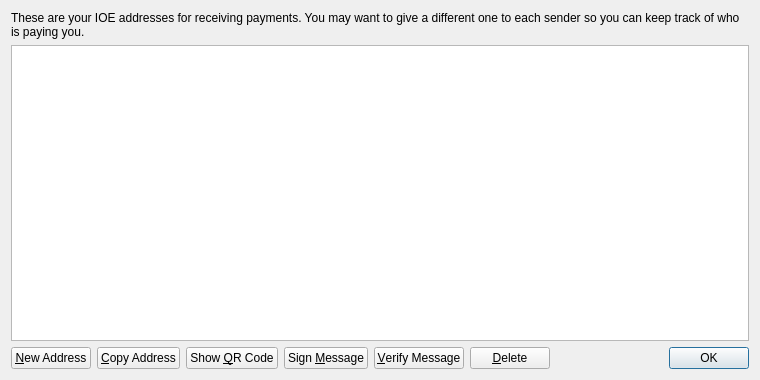
<?xml version="1.0" encoding="UTF-8"?>
<ui version="4.0">
 <class>AddressBookPage</class>
 <widget class="QWidget" name="AddressBookPage">
  <property name="geometry">
   <rect>
    <x>0</x>
    <y>0</y>
    <width>760</width>
    <height>380</height>
   </rect>
  </property>
  <property name="windowTitle">
   <string>Address Book</string>
  </property>
  <layout class="QVBoxLayout" name="verticalLayout">
   <item>
    <widget class="QLabel" name="labelExplanation">
     <property name="text">
      <string>These are your IOE addresses for receiving payments. You may want to give a different one to each sender so you can keep track of who is paying you.</string>
     </property>
     <property name="textFormat">
      <enum>Qt::PlainText</enum>
     </property>
     <property name="wordWrap">
      <bool>true</bool>
     </property>
    </widget>
   </item>
   <item>
    <widget class="QTableView" name="tableView">
     <property name="contextMenuPolicy">
      <enum>Qt::CustomContextMenu</enum>
     </property>
     <property name="toolTip">
      <string>Double-click to edit address or label</string>
     </property>
     <property name="tabKeyNavigation">
      <bool>false</bool>
     </property>
     <property name="alternatingRowColors">
      <bool>true</bool>
     </property>
     <property name="selectionMode">
      <enum>QAbstractItemView::SingleSelection</enum>
     </property>
     <property name="selectionBehavior">
      <enum>QAbstractItemView::SelectRows</enum>
     </property>
     <property name="sortingEnabled">
      <bool>true</bool>
     </property>
     <attribute name="verticalHeaderVisible">
      <bool>false</bool>
     </attribute>
    </widget>
   </item>
   <item>
    <layout class="QHBoxLayout" name="horizontalLayout">
     <item>
      <widget class="QPushButton" name="newAddressButton">
       <property name="toolTip">
        <string>Create a new address</string>
       </property>
       <property name="text">
        <string>&amp;New Address</string>
       </property>
       <property name="icon">
        <iconset resource="../bitcoin.qrc">
         <normaloff>:/icons/add</normaloff>:/icons/add</iconset>
       </property>
      </widget>
     </item>
     <item>
      <widget class="QPushButton" name="copyToClipboard">
       <property name="toolTip">
        <string>Copy the currently selected address to the system clipboard</string>
       </property>
       <property name="text">
        <string>&amp;Copy Address</string>
       </property>
       <property name="icon">
        <iconset resource="../bitcoin.qrc">
         <normaloff>:/icons/editcopy</normaloff>:/icons/editcopy</iconset>
       </property>
      </widget>
     </item>
     <item>
      <widget class="QPushButton" name="showQRCode">
       <property name="text">
        <string>Show &amp;QR Code</string>
       </property>
       <property name="icon">
        <iconset resource="../bitcoin.qrc">
         <normaloff>:/icons/qrcode</normaloff>:/icons/qrcode</iconset>
       </property>
      </widget>
     </item>
     <item>
      <widget class="QPushButton" name="signMessage">
       <property name="toolTip">
        <string>Sign a message to prove you own a IOE address</string>
       </property>
       <property name="text">
        <string>Sign &amp;Message</string>
       </property>
       <property name="icon">
        <iconset resource="../bitcoin.qrc">
         <normaloff>:/icons/edit</normaloff>:/icons/edit</iconset>
       </property>
      </widget>
     </item>
     <item>
      <widget class="QPushButton" name="verifyMessage">
       <property name="toolTip">
        <string>Verify a message to ensure it was signed with a specified IOE address</string>
       </property>
       <property name="text">
        <string>&amp;Verify Message</string>
       </property>
       <property name="icon">
        <iconset resource="../bitcoin.qrc">
         <normaloff>:/icons/transaction_0</normaloff>:/icons/transaction_0</iconset>
       </property>
      </widget>
     </item>
     <item>
      <widget class="QPushButton" name="deleteButton">
       <property name="toolTip">
        <string>Delete the currently selected address from the list</string>
       </property>
       <property name="text">
        <string>&amp;Delete</string>
       </property>
       <property name="icon">
        <iconset resource="../bitcoin.qrc">
         <normaloff>:/icons/remove</normaloff>:/icons/remove</iconset>
       </property>
      </widget>
     </item>
     <item>
      <spacer name="horizontalSpacer">
       <property name="orientation">
        <enum>Qt::Horizontal</enum>
       </property>
       <property name="sizeHint" stdset="0">
        <size>
         <width>40</width>
         <height>20</height>
        </size>
       </property>
      </spacer>
     </item>
     <item>
      <widget class="QDialogButtonBox" name="buttonBox">
       <property name="sizePolicy">
        <sizepolicy hsizetype="Maximum" vsizetype="Fixed">
         <horstretch>0</horstretch>
         <verstretch>0</verstretch>
        </sizepolicy>
       </property>
       <property name="standardButtons">
        <set>QDialogButtonBox::Ok</set>
       </property>
      </widget>
     </item>
    </layout>
   </item>
  </layout>
 </widget>
 <resources>
  <include location="../bitcoin.qrc"/>
 </resources>
 <connections/>
</ui>
